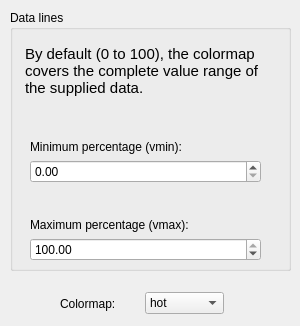
      <widget class="QWidget" name="tab_9">
       <attribute name="title">
        <string>Colormap lines</string>
       </attribute>
       <widget class="QGroupBox" name="groupBox_7">
        <property name="geometry">
         <rect>
          <x>10</x>
          <y>10</y>
          <width>281</width>
          <height>261</height>
         </rect>
        </property>
        <property name="title">
         <string>Data lines</string>
        </property>
        <widget class="QTextEdit" name="row_region_textEdit_3">
         <property name="geometry">
          <rect>
           <x>10</x>
           <y>30</y>
           <width>261</width>
           <height>91</height>
          </rect>
         </property>
         <property name="styleSheet">
          <string notr="true">QTextEdit {
	background-color : transparent
}</string>
         </property>
         <property name="readOnly">
          <bool>true</bool>
         </property>
         <property name="html">
          <string>&lt;!DOCTYPE HTML PUBLIC &quot;-//W3C//DTD HTML 4.0//EN&quot; &quot;http://www.w3.org/TR/REC-html40/strict.dtd&quot;&gt;
&lt;html&gt;&lt;head&gt;&lt;meta name=&quot;qrichtext&quot; content=&quot;1&quot; /&gt;&lt;style type=&quot;text/css&quot;&gt;
p, li { white-space: pre-wrap; }
&lt;/style&gt;&lt;/head&gt;&lt;body style=&quot; font-family:'Ubuntu'; font-size:11pt; font-weight:400; font-style:normal;&quot;&gt;
&lt;p style=&quot; margin-top:0px; margin-bottom:0px; margin-left:0px; margin-right:0px; -qt-block-indent:0; text-indent:0px;&quot;&gt;By default (0 to 100), the colormap covers the complete value range of the supplied data.&lt;/p&gt;&lt;/body&gt;&lt;/html&gt;</string>
         </property>
        </widget>
        <widget class="QWidget" name="layoutWidget">
         <property name="geometry">
          <rect>
           <x>20</x>
           <y>130</y>
           <width>231</width>
           <height>121</height>
          </rect>
         </property>
         <layout class="QVBoxLayout" name="verticalLayout_10">
          <item>
           <widget class="QLabel" name="label_20">
            <property name="text">
             <string>Minimum percentage (vmin):</string>
            </property>
           </widget>
          </item>
          <item>
           <widget class="QDoubleSpinBox" name="vmin_connectome_spinBox">
            <property name="maximum">
             <double>100.000000000000000</double>
            </property>
           </widget>
          </item>
          <item>
           <spacer name="verticalSpacer_2">
            <property name="orientation">
             <enum>Qt::Vertical</enum>
            </property>
            <property name="sizeHint" stdset="0">
             <size>
              <width>20</width>
              <height>40</height>
             </size>
            </property>
           </spacer>
          </item>
          <item>
           <widget class="QLabel" name="label_21">
            <property name="text">
             <string>Maximum percentage (vmax):</string>
            </property>
           </widget>
          </item>
          <item>
           <widget class="QDoubleSpinBox" name="vmax_connectome_spinBox">
            <property name="maximum">
             <double>100.000000000000000</double>
            </property>
            <property name="value">
             <double>100.000000000000000</double>
            </property>
           </widget>
          </item>
         </layout>
        </widget>
       </widget>
       <widget class="QWidget" name="layoutWidget_8">
        <property name="geometry">
         <rect>
          <x>60</x>
          <y>290</y>
          <width>164</width>
          <height>27</height>
         </rect>
        </property>
        <layout class="QHBoxLayout" name="horizontalLayout_8">
         <item>
          <widget class="QLabel" name="label_10">
           <property name="text">
            <string>Colormap:</string>
           </property>
          </widget>
         </item>
         <item>
          <widget class="QComboBox" name="colormap_connectome_comboBox">
           <item>
            <property name="text">
             <string>hot</string>
            </property>
           </item>
           <item>
            <property name="text">
             <string>spring</string>
            </property>
           </item>
           <item>
            <property name="text">
             <string>summer</string>
            </property>
           </item>
           <item>
            <property name="text">
             <string>autumn</string>
            </property>
           </item>
           <item>
            <property name="text">
             <string>winter</string>
            </property>
           </item>
           <item>
            <property name="text">
             <string>pink</string>
            </property>
           </item>
          </widget>
         </item>
        </layout>
       </widget>
      </widget>
